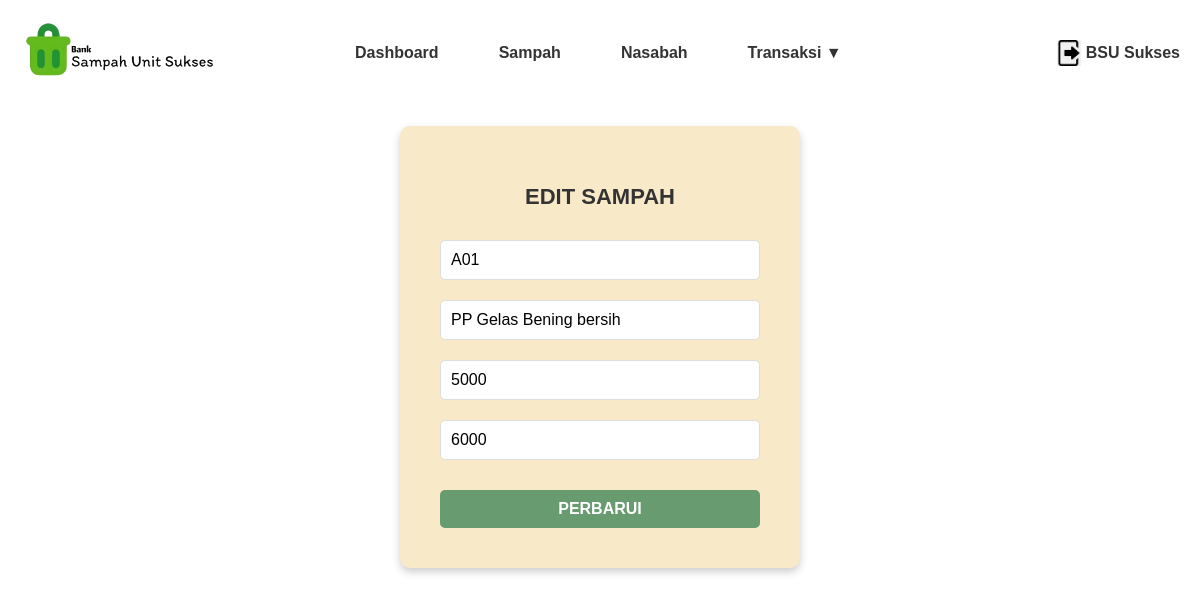
The page /edit_sampah.php?id=A01 on the database its author committed.
### tables this page shows
CREATE TABLE `sampah` (
  `ID_Sampah` varchar(10) NOT NULL,
  `Jenis_Sampah` varchar(50) DEFAULT NULL,
  `Harga_Beli` decimal(10,2) DEFAULT NULL,
  `Harga_Jual` decimal(10,2) DEFAULT NULL
);

### Edit_sampah.php (the view, shortened to what this page needs)
<?php
include 'config.php';
if (isset($_GET['id'])) {
    $id_sampah = $_GET['id'];
    $query = "SELECT * FROM sampah WHERE ID_Sampah = ?";
    $stmt = $conn->prepare($query);
    $stmt->bind_param("s", $id_sampah);
    $stmt->execute();
    $result = $stmt->get_result();
    $sampah = $result->fetch_assoc();
} else {
    header("Location: data_sampah.php");
    exit;
}
?>
<!DOCTYPE html>
<html lang="en">
<head>
    <link rel="stylesheet" href="style.css">
</head>
<body>
    <div class="header">
        <img src="foto/logo.png" alt="Bank Sampah Unit Sukses Logo" class="logo">
        <div class="nav">
            <a href="dashboard.php">Dashboard</a>
            <a href="data_sampah.php">Sampah</a>
            <a href="data_nasabah.php">Nasabah</a>
            <div class="dropdown">
                <span class="dropdown-toggle">Transaksi ▼</span>
            </div>
        </div>
        <div class="user-info">
            <img src="foto/logout.png" alt="User Icon">
            <a href="logout.php" style="text-decoration: none; color: #333; font-weight: bold;">
                <span>BSU Sukses</span>
            </a>
        </div>
    </div>
    <div class="form-container">
        <h2>EDIT SAMPAH</h2>
        <form action="proses_edit_sampah.php" method="POST">
            <input type="text" name="id_sampah" placeholder="ID Sampah" value="<?php echo $sampah['ID_Sampah']; ?>" readonly>
            <input type="text" name="jenis_sampah" placeholder="Jenis Sampah" value="<?php echo $sampah['Jenis_Sampah']; ?>" required>
            <input type="text" name="harga_beli" placeholder="Harga Beli" value="<?php echo number_format($sampah['Harga_Beli'], 0, '', ''); ?>" required>
            <input type="text" name="harga_jual" placeholder="Harga Jual" value="<?php echo number_format($sampah['Harga_Jual'], 0, '', ''); ?>" required>
            <button type="submit" class="submit-button">PERBARUI</button>
        </form>
    </div>
</body>
</html>

### style.css (style rules this page uses)
body { font-family: Arial, sans-serif; margin: 0; padding: 0; background-color: #ffffff; }
.header { margin-top: 30px; display: flex; align-items: center; justify-content: space-between; padding: 10px 20px; background-color: #ffffff; position: sticky; top: 0; z-index: 1000; }
.header img.logo { position: fixed; top: 20px; left: 20px; width: 200px; height: auto; }
.nav { margin-left: 120px; display: flex; gap: 60px; justify-content: center; flex-grow: 1; position: relative; }
.nav a, .dropdown-toggle { text-decoration: none; color: #333; font-weight: bold; cursor: pointer; }
.dropdown { position: relative; display: inline-block; }
.user-info { display: flex; align-items: center; gap: 5px; }
.user-info img { width: 24px; vertical-align: middle; }
.form-container { background-color: #F8E9C8; padding: 40px; border-radius: 10px; text-align: center; width: 320px; margin: 50px auto; box-shadow: 0 4px 8px rgba(0, 0, 0, 0.2); }
.form-container h2 { font-size: 22px; color: #333; margin-bottom: 20px; }
.form-container input[type="text"], .form-container input[type="number"], .form-container input[type="date"], .form-container select { width: 100%; padding: 10px; margin: 10px 0; border-radius: 5px; border: 1px solid #ddd; font-size: 16px; box-sizing: border-box; }
.submit-button { width: 100%; padding: 10px; background-color: #689B70; color: #ffffff; border: none; border-radius: 5px; font-size: 16px; font-weight: bold; cursor: pointer; margin-top: 20px; }

### rows shown on the page
sampah: id_sampah "A01", jenis_sampah "PP Gelas Bening bersih", harga_beli "5000", harga_jual "6000"
